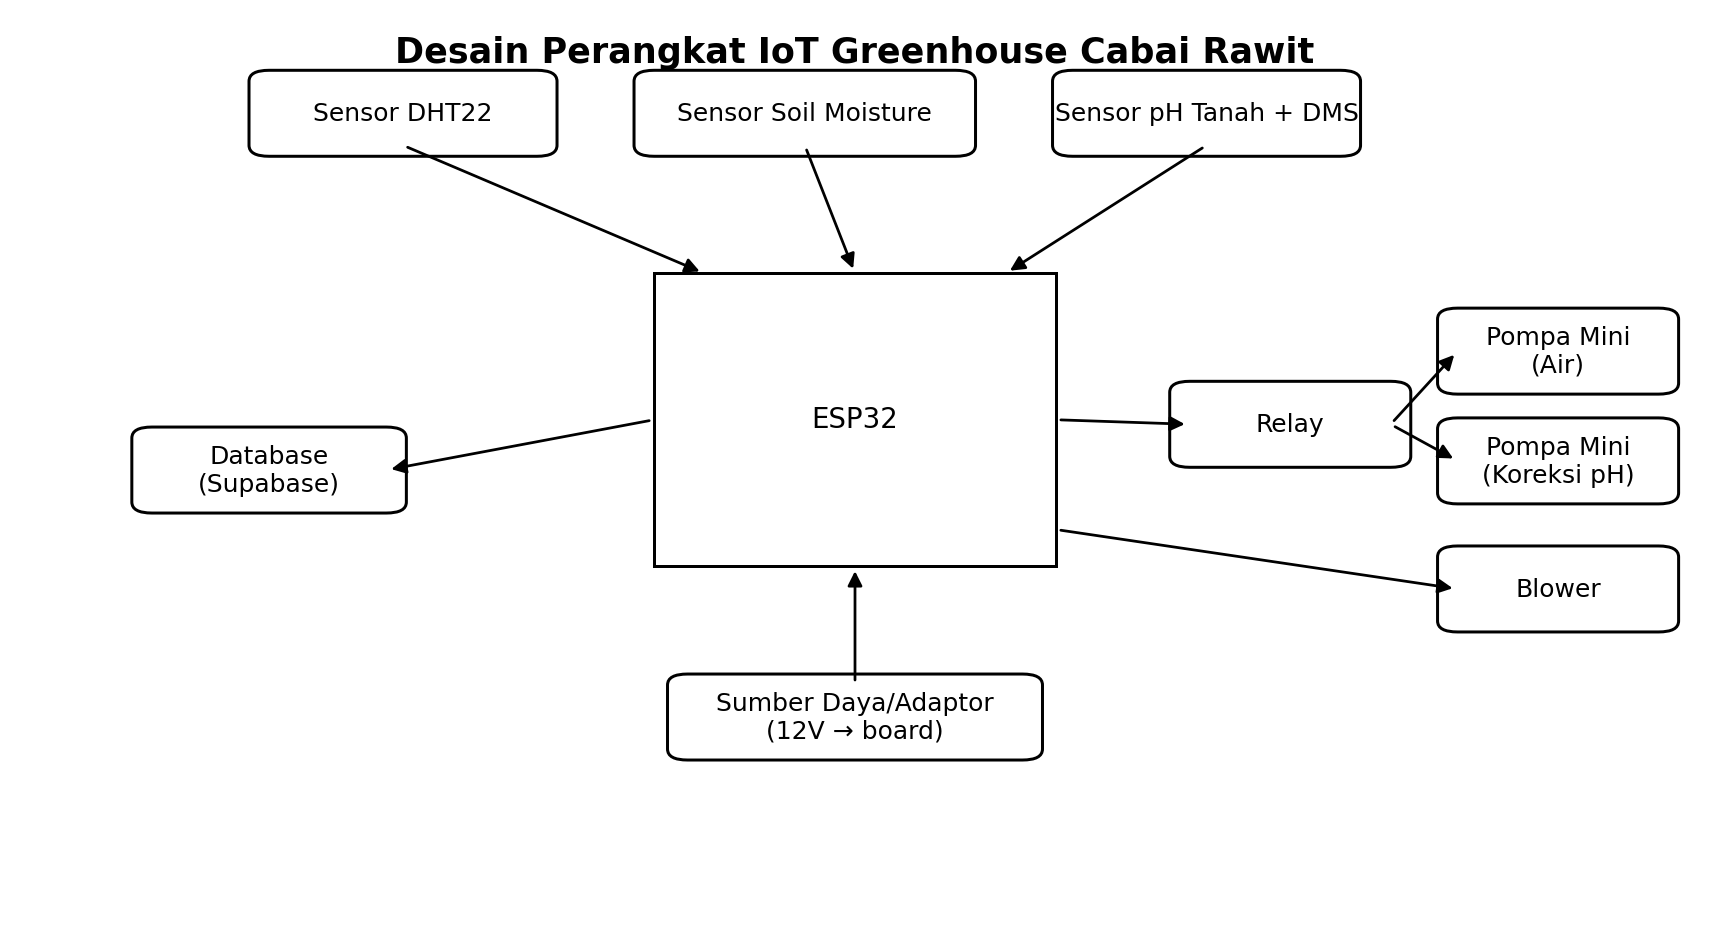

Reproduce this figure in Python.
"""
Diagram desain perangkat IoT (gaya sederhana seperti contoh gambar).

Output:
  - desain_perangkat_iot_contoh.png
"""

from __future__ import annotations


def main() -> None:
    import matplotlib.pyplot as plt
    from matplotlib.patches import FancyArrowPatch, FancyBboxPatch, Rectangle

    def box(ax, x, y, w, h, text, fontsize=10):
        p = FancyBboxPatch(
            (x, y),
            w,
            h,
            boxstyle="round,pad=0.012,rounding_size=0.012",
            linewidth=1.2,
            edgecolor="black",
            facecolor="white",
        )
        ax.add_patch(p)
        ax.text(x + w / 2, y + h / 2, text, ha="center", va="center", fontsize=fontsize, color="black")
        return (x, y, w, h)

    def big_box(ax, x, y, w, h, text, fontsize=11):
        p = Rectangle((x, y), w, h, linewidth=1.2, edgecolor="black", facecolor="white")
        ax.add_patch(p)
        ax.text(x + w / 2, y + h / 2, text, ha="center", va="center", fontsize=fontsize, color="black")
        return (x, y, w, h)

    def mid_top(r):
        x, y, w, h = r
        return (x + w / 2, y + h)

    def mid_bottom(r):
        x, y, w, h = r
        return (x + w / 2, y)

    def mid_left(r):
        x, y, w, h = r
        return (x, y + h / 2)

    def mid_right(r):
        x, y, w, h = r
        return (x + w, y + h / 2)

    def arrow(ax, p1, p2):
        ax.add_patch(
            FancyArrowPatch(
                p1,
                p2,
                arrowstyle="-|>",
                mutation_scale=12,
                linewidth=1.1,
                color="black",
                connectionstyle="arc3,rad=0.0",
            )
        )

    fig = plt.figure(figsize=(12, 6.6), dpi=180)
    ax = fig.add_subplot(111)
    ax.set_xlim(0, 1)
    ax.set_ylim(0, 1)
    ax.axis("off")

    # ===== Layout mirip contoh =====
    dht = box(ax, 0.15, 0.86, 0.16, 0.07, "Sensor DHT22")
    soil = box(ax, 0.38, 0.86, 0.18, 0.07, "Sensor Soil Moisture")
    ph = box(ax, 0.63, 0.86, 0.16, 0.07, "Sensor pH Tanah + DMS")

    esp32 = big_box(ax, 0.38, 0.40, 0.24, 0.32, "ESP32")

    db = box(ax, 0.08, 0.47, 0.14, 0.07, "Database\n(Supabase)")
    power = box(ax, 0.40, 0.20, 0.20, 0.07, "Sumber Daya/Adaptor\n(12V → board)")

    relay = box(ax, 0.70, 0.52, 0.12, 0.07, "Relay")
    pump1 = box(ax, 0.86, 0.60, 0.12, 0.07, "Pompa Mini\n(Air)")
    pump2 = box(ax, 0.86, 0.48, 0.12, 0.07, "Pompa Mini\n(Koreksi pH)")
    blower = box(ax, 0.86, 0.34, 0.12, 0.07, "Blower")

    # ===== Koneksi (panah) =====
    # Sensor -> ESP32
    arrow(ax, mid_bottom(dht), (mid_top(esp32)[0] - 0.09, mid_top(esp32)[1]))
    arrow(ax, mid_bottom(soil), (mid_top(esp32)[0], mid_top(esp32)[1]))
    arrow(ax, mid_bottom(ph), (mid_top(esp32)[0] + 0.09, mid_top(esp32)[1]))

    # Power -> ESP32
    arrow(ax, mid_top(power), mid_bottom(esp32))

    # ESP32 -> Database
    arrow(ax, mid_left(esp32), mid_right(db))

    # ESP32 -> Relay
    arrow(ax, mid_right(esp32), mid_left(relay))

    # Relay -> Pumps
    arrow(ax, mid_right(relay), mid_left(pump1))
    arrow(ax, mid_right(relay), mid_left(pump2))

    # ESP32 -> Blower (relay blower)
    arrow(ax, (mid_right(esp32)[0], mid_right(esp32)[1] - 0.12), mid_left(blower))

    ax.text(
        0.5,
        0.98,
        "Desain Perangkat IoT Greenhouse Cabai Rawit",
        ha="center",
        va="top",
        fontsize=14,
        fontweight="bold",
        color="black",
    )

    fig.savefig("desain_perangkat_iot_contoh.png", bbox_inches="tight")
    print("OK: wrote desain_perangkat_iot_contoh.png")


if __name__ == "__main__":
    main()
